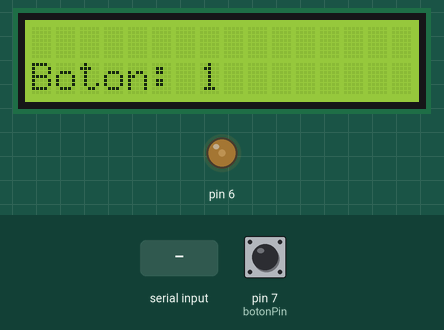
This sketch was run on a simulated Arduino Uno, built with avr-gcc and run on an emulated ATmega328P. Shown: 16×2 character LCD, output pins drawn as LEDs (lit = HIGH). Inputs (shaded band) come from the test bench; at power-on: pin 7 (botonPin) HIGH. What the sketch prints to the serial monitor is not drawn.

Above: at 1.2 s.
1.3 s: "1\n" received over Serial
At 2.4 s:
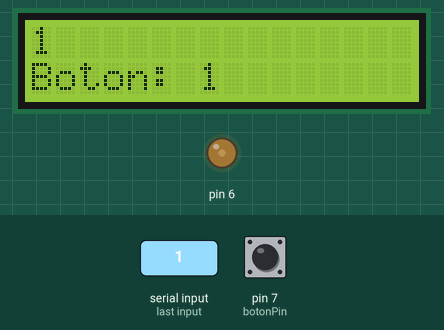
3.0 s: pin 7 (botonPin) pulled LOW for 0.15 s
At 3.6 s:
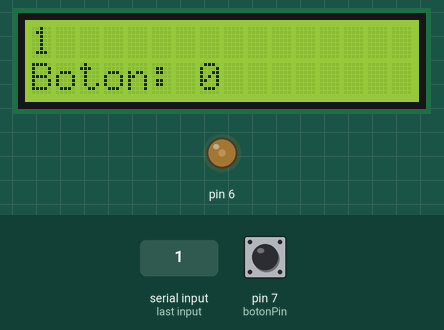
5.3 s: "0\n" received over Serial
At 5.6 s:
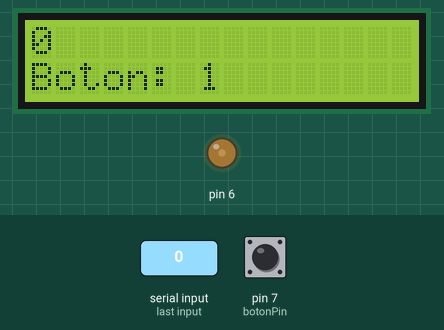
6.8 s: pin 7 (botonPin) pulled LOW for 1 s
At 8.1 s:
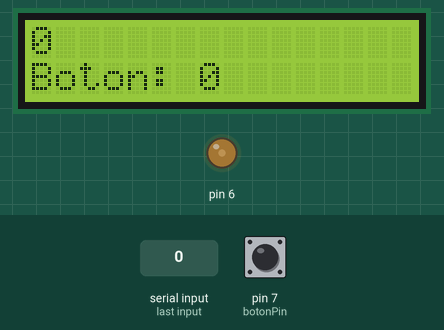
Timing chart, 0 to 9.8 s (numbered marks = the images above; inputs shaded):
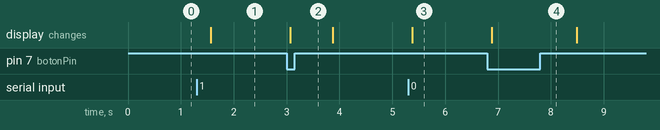

Measured:
- after the input at 1.3 s, the display: changes after 0.27 s (image 1)
- after the input at 3.0 s, the display: changes after 0.07 s (image 2)
- after the input at 5.3 s, the display: changes after 0.08 s (image 3)
- after the input at 6.8 s, the display: changes after 0.09 s (image 4)

The sketch:

pantalla.ino
```cpp
#include <LiquidCrystal.h>
int Contrast = 60;
LiquidCrystal lcd(12,  11, 5, 4, 3, 2);
String mensaje = "";
const int botonPin = 7;
int estadoBoton = 0;

void setup()
{
  analogWrite(6, Contrast);
  lcd.begin(16,  2);
  Serial.begin(9600);
  pinMode(botonPin, INPUT_PULLUP);
}
void loop()
{

  while (Serial.available() > 0) {
  char c = Serial.read();
  if (c == '\n') {
    lcd.clear();
    lcd.setCursor(0, 0);
    lcd.print(mensaje);
    Serial.print("Mostrando: ");
    Serial.println(mensaje);
    mensaje = "";
   } else {
     mensaje += c;
   }
 }
  estadoBoton = digitalRead(botonPin);
  if (estadoBoton == LOW) {
      Serial.println("0");
      lcd.setCursor(0, 1);
      lcd.print("Boton: 0");
      delay(300);
    } else {
      lcd.setCursor(0, 1);
      Serial.println("1");

      lcd.print("Boton: 1");
    }

  delay(500);
}
```
